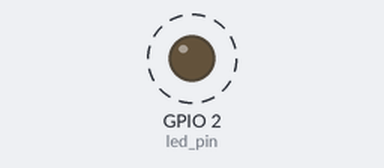
This program was run on a simulated Raspberry Pi (BCM pin numbers). On the bench: output pins drawn as LEDs (lit = HIGH). Dashed ring = blinking. Threads take turns every 2 ms.

Above: at 0.5 s.
Timing chart, 0 to 4.6 s (numbered marks = the images above):
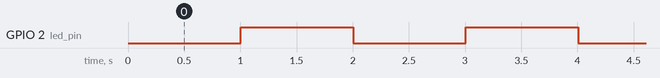

The program:

03-Led_toggle.py
```python
import RPi.GPIO as GPIO
import threading as th


led_pin = 2
state = 0

def Toggle():
	global state
	if state == 0:
		GPIO.output(led_pin , GPIO.LOW)
	elif state == 1:
		GPIO.output(led_pin , GPIO.HIGH)

	state ^= 1

	led_toggle = th.Timer(1 , Toggle)
	led_toggle.start()


def init():
	GPIO.setmode(GPIO.BCM)
	GPIO.setup(led_pin, GPIO.OUT)
	GPIO.output(led_pin , GPIO.LOW)

init()
Toggle()

while True:
	pass
```

Measured:
- by itself, GPIO 2 (led_pin): alternates HIGH for 1.0 s and LOW for 1.0 s
